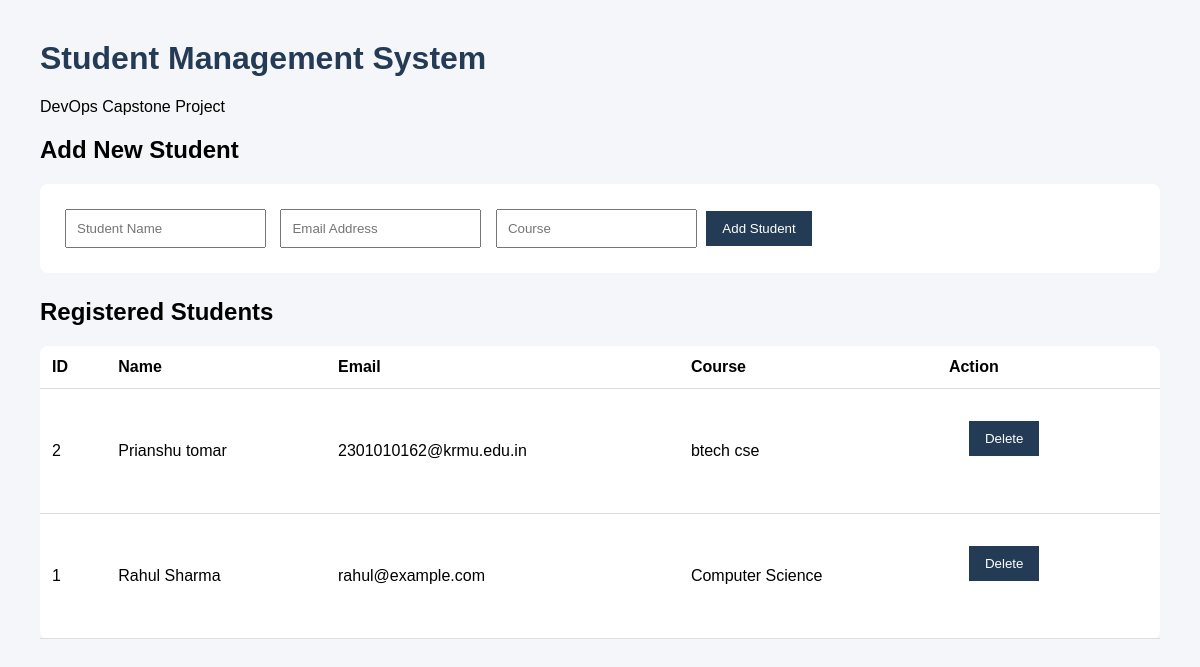
Before: / with the older database file.
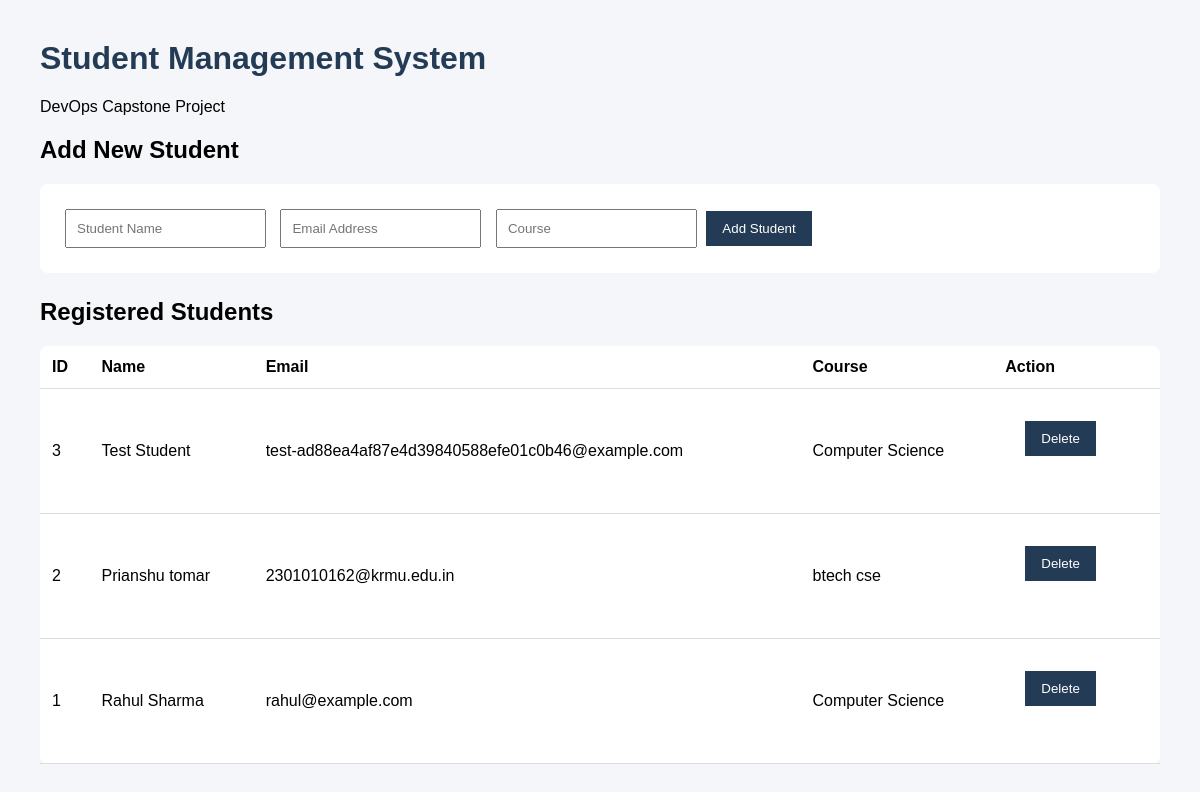
After: the same page with the newer database file.
### tables this page shows
CREATE TABLE students (
            id INTEGER PRIMARY KEY AUTOINCREMENT,
            name TEXT NOT NULL,
            email TEXT NOT NULL UNIQUE,
            course TEXT NOT NULL
        );

### app.py (the view)
@app.route("/")
def home():
    conn = get_db()
    students = conn.execute(
        "SELECT * FROM students ORDER BY id DESC"
    ).fetchall()
    conn.close()
    return render_template("index.html", students=students)

### app.py (called while the page is built)
def get_db():
    conn = sqlite3.connect(DATABASE)
    conn.row_factory = sqlite3.Row
    return conn

### templates/index.html (shortened to what this page needs)
<!DOCTYPE html>
<html>
<head>
</head>
<body>
<h1>Student Management System</h1>
<p>DevOps Capstone Project</p>
<h2>Add New Student</h2>
<form action="/add" method="POST">
    <input type="text" name="name" placeholder="Student Name" required>
    <input type="email" name="email" placeholder="Email Address" required>
    <input type="text" name="course" placeholder="Course" required>
    <button type="submit">Add Student</button>
</form>
<h2>Registered Students</h2>
<table>
    <tr>
        <th>ID</th>
        <th>Name</th>
        <th>Email</th>
        <th>Course</th>
        <th>Action</th>
    </tr>
    {% for student in students %}
    <tr>
        <td>{{ student.id }}</td>
        <td>{{ student.name }}</td>
        <td>{{ student.email }}</td>
        <td>{{ student.course }}</td>
        <td>
            <form action="/delete/{{ student.id }}" method="POST">
                <button type="submit">Delete</button>
            </form>
        </td>
    </tr>
    {% endfor %}
</table>
</body>
</html>

### templates/index.html (style rules this page uses)
body { font-family: Arial; margin: 40px; background: #f4f6f9; }
h1 { color: #243b55; }
form, table { background: white; padding: 20px; margin-bottom: 25px; border-radius: 8px; }
input { padding: 10px; margin: 5px; }
button { padding: 10px 16px; background: #243b55; color: white; border: none; cursor: pointer; }
table { width: 100%; border-collapse: collapse; }
td, th { padding: 12px; border-bottom: 1px solid #ddd; text-align: left; }

Changed rows visible on the page:
added students: id "3", name "Test Student", email "test-ad88ea4af87e4d39840588efe01c0b46@example.com", course "Computer Science"
